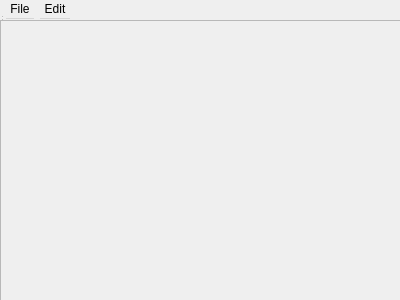
<?xml version="1.0" encoding="UTF-8"?>
<ui version="4.0">
 <class>MainWindow</class>
 <widget class="QMainWindow" name="MainWindow">
  <property name="geometry">
   <rect>
    <x>0</x>
    <y>0</y>
    <width>400</width>
    <height>300</height>
   </rect>
  </property>
  <property name="minimumSize">
   <size>
    <width>400</width>
    <height>300</height>
   </size>
  </property>
  <property name="maximumSize">
   <size>
    <width>400</width>
    <height>300</height>
   </size>
  </property>
  <property name="windowTitle">
   <string>Notebook</string>
  </property>
  <widget class="QWidget" name="centralwidget">
   <widget class="QMenuBar" name="menuBar">
    <property name="geometry">
     <rect>
      <x>0</x>
      <y>0</y>
      <width>400</width>
      <height>22</height>
     </rect>
    </property>
    <widget class="QMenu" name="menuFile">
     <property name="title">
      <string>File</string>
     </property>
     <widget class="QMenu" name="menuOpen">
      <property name="title">
       <string>Open</string>
      </property>
      <addaction name="actionText"/>
      <addaction name="actionImage"/>
     </widget>
     <addaction name="actionNew"/>
     <addaction name="menuOpen"/>
     <addaction name="actionSave"/>
     <addaction name="separator"/>
     <addaction name="actionClose"/>
     <addaction name="separator"/>
     <addaction name="actionPring"/>
    </widget>
    <widget class="QMenu" name="menuEdit">
     <property name="title">
      <string>Edit</string>
     </property>
     <addaction name="actionFind_2"/>
     <addaction name="actionFont"/>
     <addaction name="actionColor"/>
     <addaction name="actionReplace_2"/>
    </widget>
    <addaction name="menuFile"/>
    <addaction name="menuEdit"/>
   </widget>
   <widget class="QStatusBar" name="statusBar">
    <property name="geometry">
     <rect>
      <x>0</x>
      <y>0</y>
      <width>3</width>
      <height>22</height>
     </rect>
    </property>
   </widget>
   <widget class="QLabel" name="imageLabel">
    <property name="geometry">
     <rect>
      <x>1</x>
      <y>20</y>
      <width>401</width>
      <height>281</height>
     </rect>
    </property>
    <property name="minimumSize">
     <size>
      <width>0</width>
      <height>0</height>
     </size>
    </property>
    <property name="maximumSize">
     <size>
      <width>16777215</width>
      <height>16777215</height>
     </size>
    </property>
    <property name="text">
     <string/>
    </property>
    <property name="scaledContents">
     <bool>false</bool>
    </property>
   </widget>
   <widget class="QTextEdit" name="textEdit">
    <property name="enabled">
     <bool>false</bool>
    </property>
    <property name="geometry">
     <rect>
      <x>0</x>
      <y>20</y>
      <width>401</width>
      <height>281</height>
     </rect>
    </property>
   </widget>
  </widget>
  <action name="actionText">
   <property name="text">
    <string>Text</string>
   </property>
  </action>
  <action name="actionImage">
   <property name="text">
    <string>Image</string>
   </property>
  </action>
  <action name="actionNew">
   <property name="text">
    <string>New</string>
   </property>
   <property name="shortcut">
    <string>Ctrl+N</string>
   </property>
  </action>
  <action name="actionSave">
   <property name="text">
    <string>Save</string>
   </property>
   <property name="shortcut">
    <string>Ctrl+S</string>
   </property>
  </action>
  <action name="actionClose">
   <property name="text">
    <string>Close</string>
   </property>
   <property name="shortcut">
    <string>Esc</string>
   </property>
  </action>
  <action name="actionFind">
   <property name="text">
    <string>Find</string>
   </property>
   <property name="shortcut">
    <string>Ctrl+F</string>
   </property>
  </action>
  <action name="actionReplace">
   <property name="text">
    <string>Replace</string>
   </property>
   <property name="shortcut">
    <string>Ctrl+R</string>
   </property>
  </action>
  <action name="actionPring">
   <property name="text">
    <string>Print</string>
   </property>
  </action>
  <action name="actionFind_2">
   <property name="text">
    <string>Find</string>
   </property>
   <property name="shortcut">
    <string>Ctrl+F</string>
   </property>
  </action>
  <action name="actionFont">
   <property name="text">
    <string>Font</string>
   </property>
  </action>
  <action name="actionColor">
   <property name="text">
    <string>Color</string>
   </property>
  </action>
  <action name="actionReplace_2">
   <property name="text">
    <string>Replace</string>
   </property>
  </action>
 </widget>
 <resources/>
 <connections/>
</ui>
